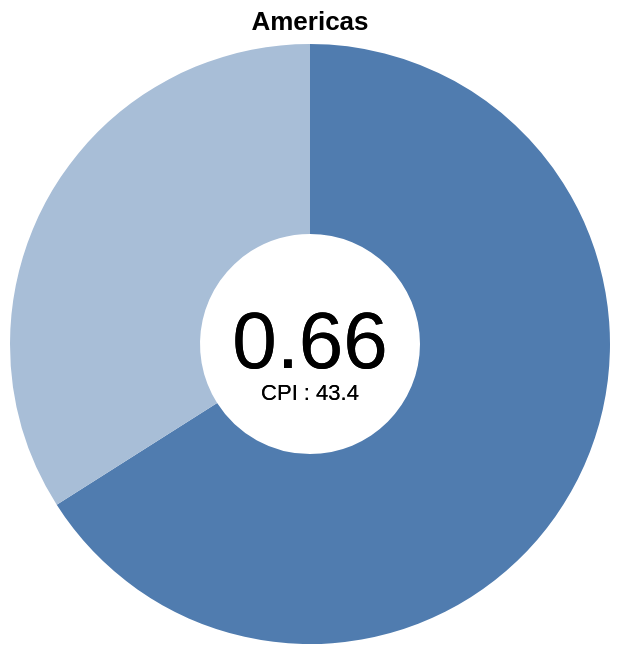

The specification (Vega-Lite) saved for this image:
### Vega-Lite specification from a JSON file in a GitHub repository (floating-point values rounded to 4 significant figures)
{"$schema": "https://vega.github.io/schema/vega-lite/v5.json", "title": "Americas", "width": "container", "data": {"values": [{"category": "Likely", "value": 0.66}, {"category": "Unlikely", "value": 0.34}]}, "layer": [{"mark": {"type": "arc", "innerRadius": 55}, "encoding": {"theta": {"field": "value", "type": "quantitative"}, "color": {"field": "category", "scale": {"range": ["#507caf", "#a8bed7"]}, "legend": null}, "tooltip": [{"field": "value", "type": "quantitative", "title": "Proportion"}, {"field": "category", "type": "nominal", "title": "Likelihood to Report"}]}}, {"mark": {"type": "text", "text": "0.66", "fontSize": 40}, "encoding": {"color": {"value": "black"}}}, {"mark": {"type": "text", "text": "CPI : 43.4", "dy": 25}, "encoding": {"color": {"value": "black"}}}]}
